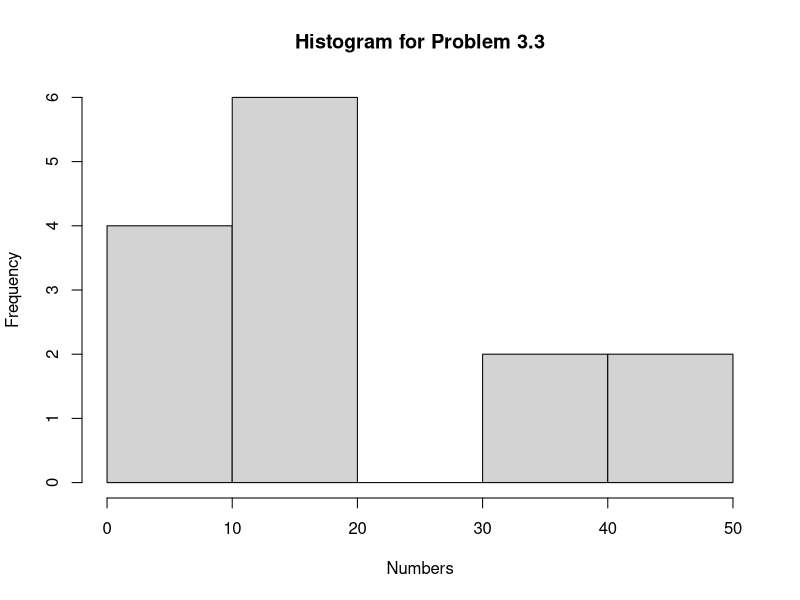
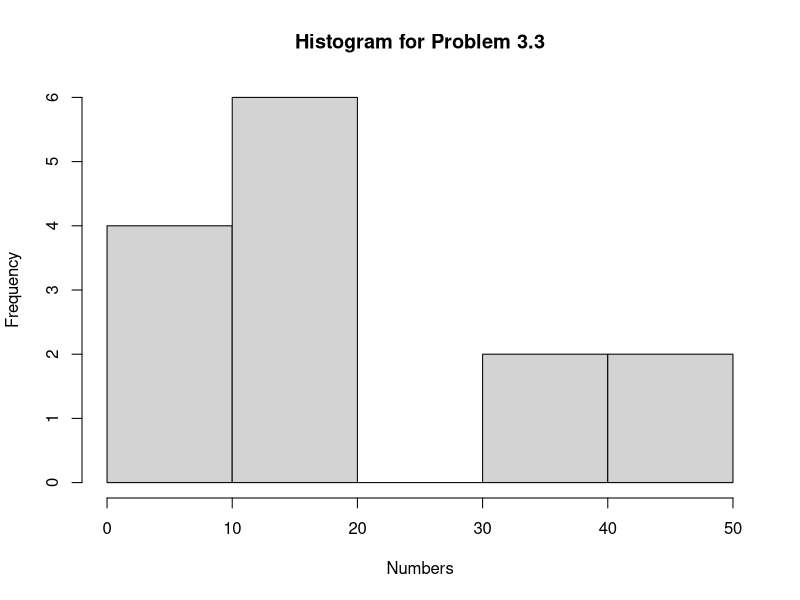
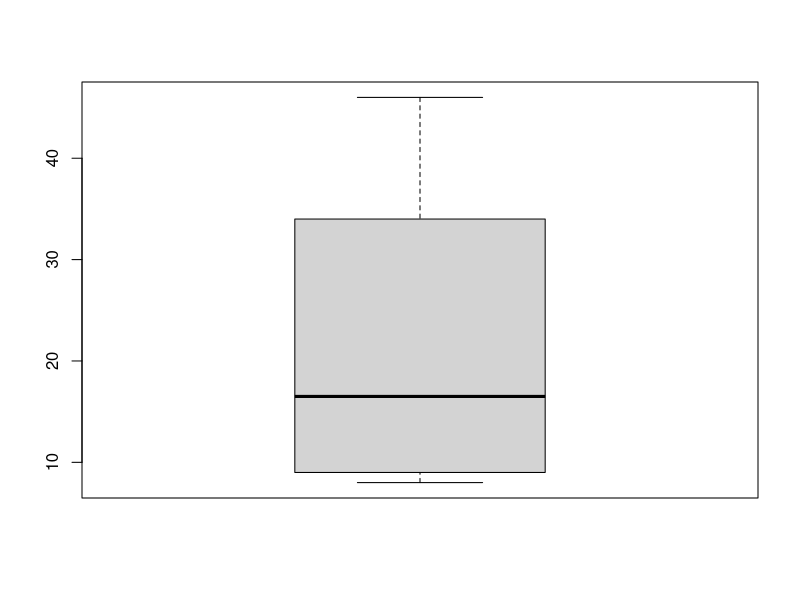
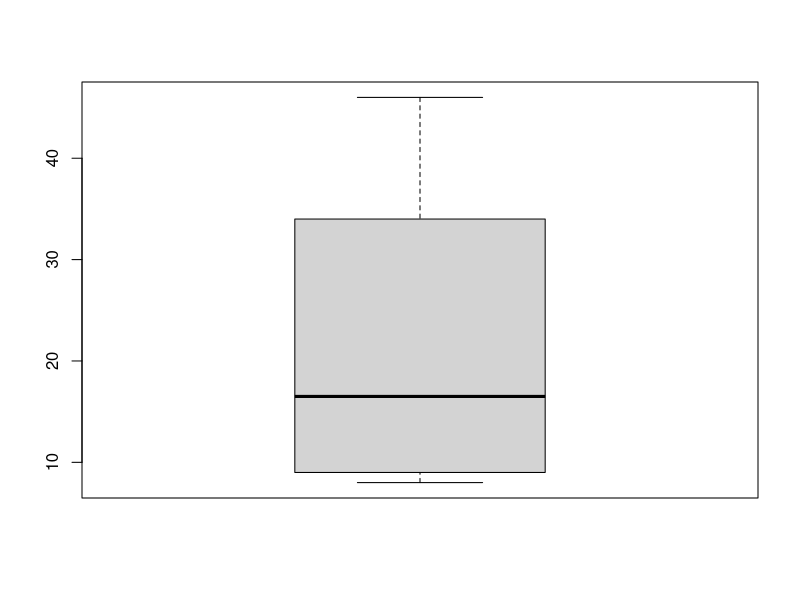
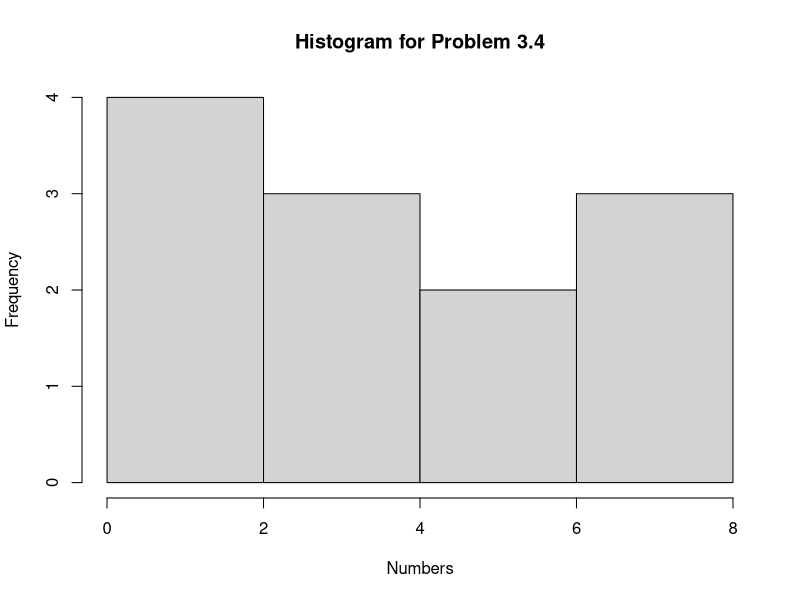
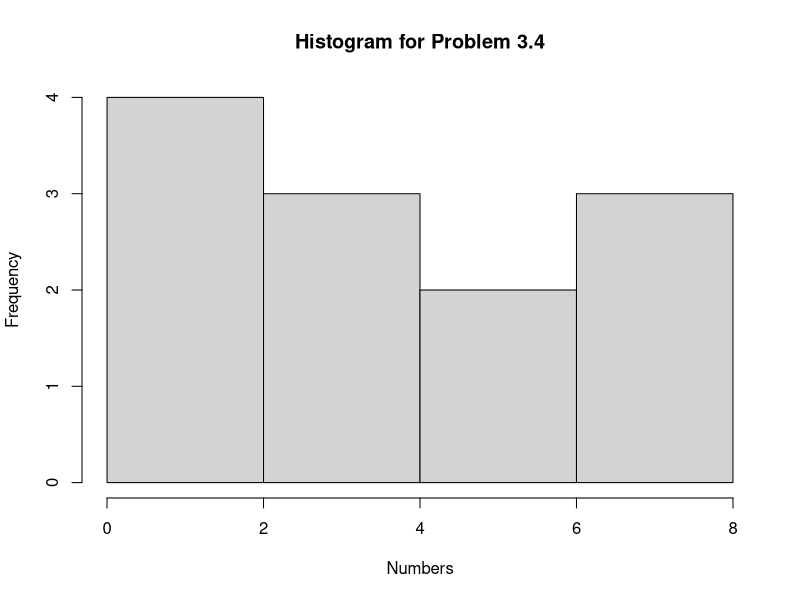
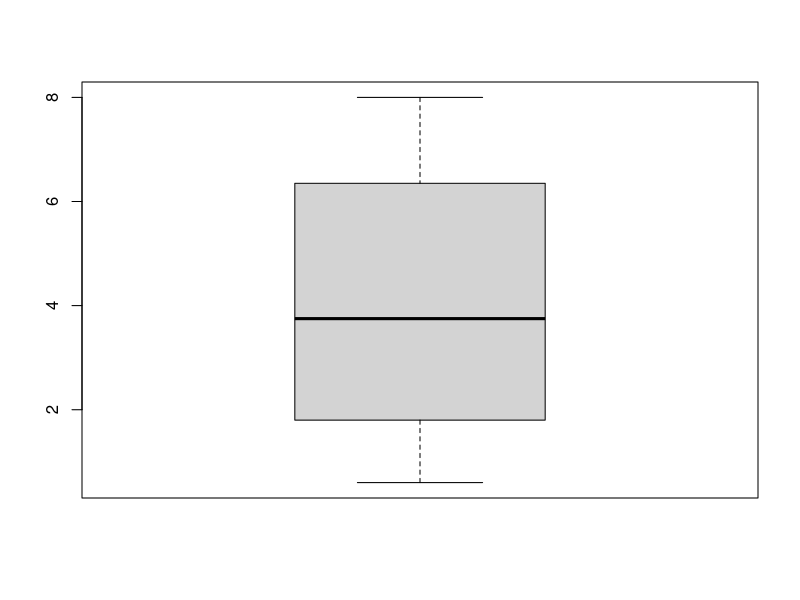
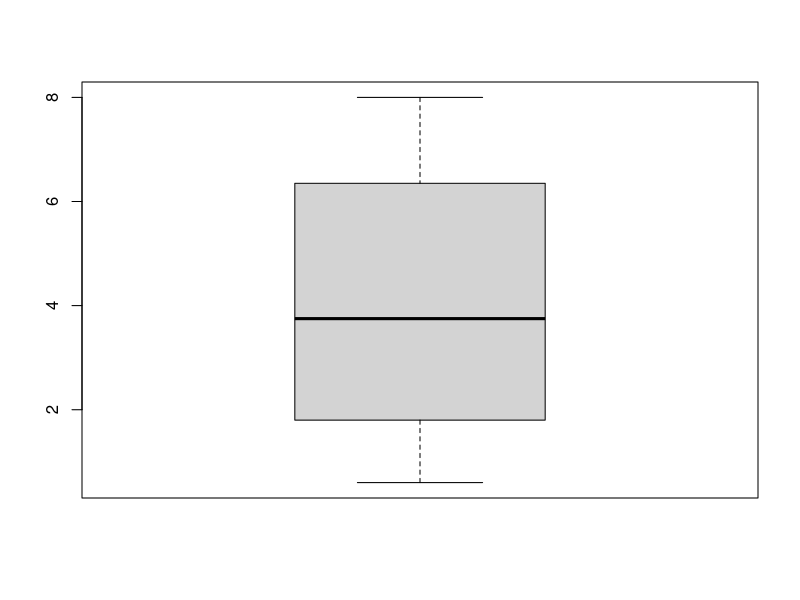

R code for these plots, in order:

# Problem 3.1 / stem/leaf plots
prob31 <- c(17,18,9,41,46,16,34,39,9,9,14,12,19,8)
prob31
sort(prob31)
stem(prob31)

png(filename = "prob33.png", width = 480, height = 480)
hist(prob31,main='Histogram for Problem 3.3',xlab='Numbers')
dev.off()

postscript(file = "prob33.eps", width = 4, height = 4,
            horizontal = FALSE, onefile = FALSE, paper = "special",
           family = "ComputerModern", encoding = "TeXtext.enc")
hist(prob31,main='Histogram for Problem 3.3',xlab='Numbers')
dev.off()

summary(prob31)

png(filename = "prob35.png", width = 480, height = 480)
boxplot(prob31)
dev.off()

postscript(file = "prob35.eps", width = 4, height = 4,
            horizontal = FALSE, onefile = FALSE, paper = "special",
           family = "ComputerModern", encoding = "TeXtext.enc")
boxplot(prob31)
dev.off()



# Problem 3.2 stem/leaf plots
prob32 <- c(1.5,7.0,0.6,4.5,3.7,5.7,8.0,1.6,3.8,2.7,2.0,7.1)
prob32
sort(prob32)
stem(prob32)

png(filename = "prob34.png", width = 480, height = 480)
hist(prob32,main='Histogram for Problem 3.4',xlab='Numbers')
dev.off()

postscript(file = "prob34.eps", width = 4, height = 4,
            horizontal = FALSE, onefile = FALSE, paper = "special",
           family = "ComputerModern", encoding = "TeXtext.enc")
hist(prob32,main='Histogram for Problem 3.4',xlab='Numbers')
dev.off()

png(filename = "prob36.png", width = 480, height = 480)
boxplot(prob32)
dev.off()

postscript(file = "prob36.eps", width = 4, height = 4,
            horizontal = FALSE, onefile = FALSE, paper = "special",
           family = "ComputerModern", encoding = "TeXtext.enc")
boxplot(prob32)
dev.off()



x <- seq(0,5,1)
y <- c(1.00,1.09,1.17,1.23,1.28,1.31)
